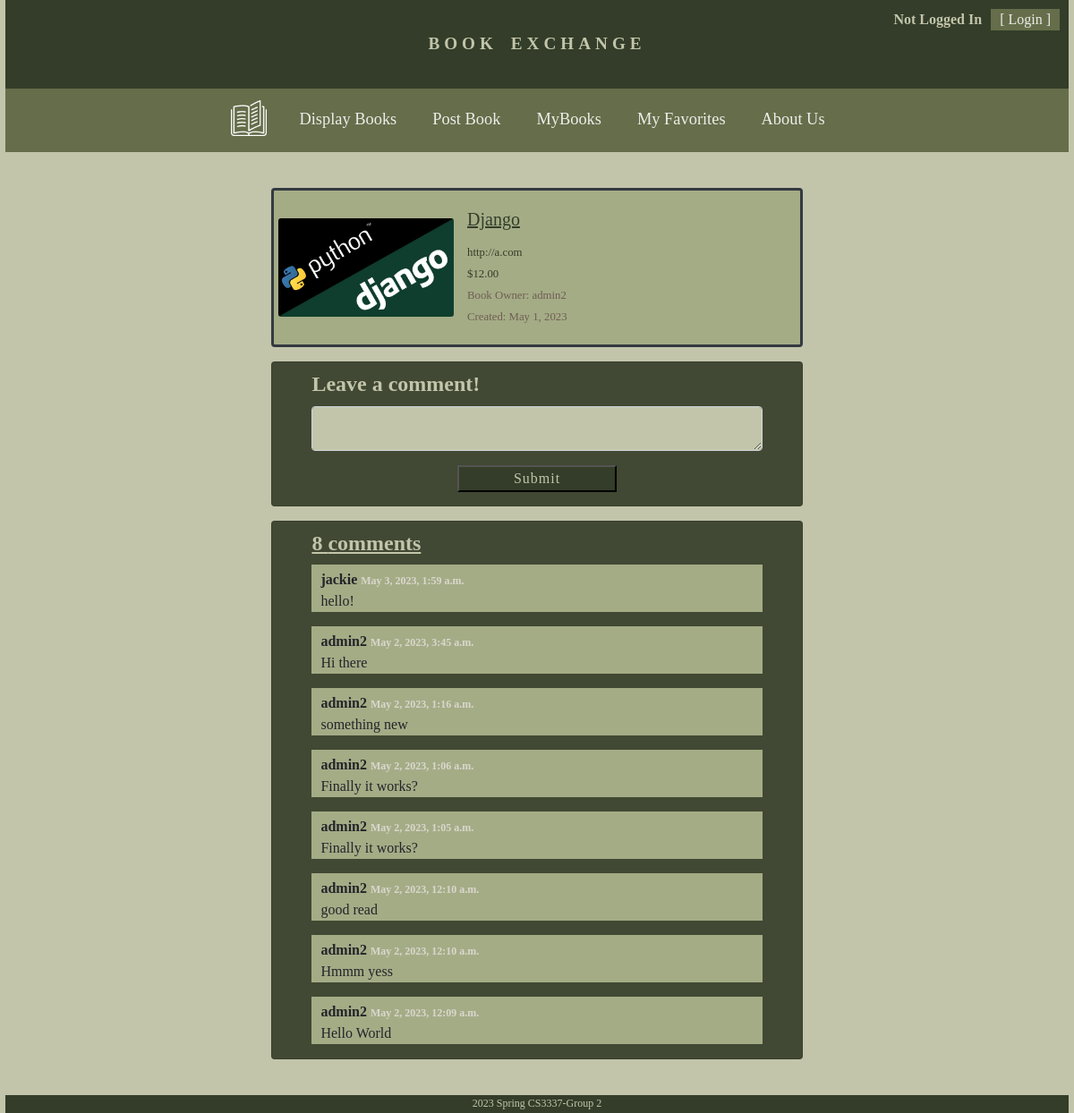
Page /book_detail/1 on the committed database.
### bookMng/models.py (models this page shows, shortened)
class MainMenu(models.Model):
    item = models.CharField(max_length=200, unique=True)
    link = models.CharField(max_length=500, unique=True)

class Book(models.Model):
    name = models.CharField(max_length=200)
    web = models.URLField(max_length=200)
    price = models.DecimalField(decimal_places=2, max_digits=8)
    publishdate = models.DateField(auto_now=True)
    picture = models.FileField(upload_to='bookEx/static/uploads')
    pic_path = models.CharField(max_length=300, editable=False, blank=True)
    username = models.ForeignKey(User, blank=True, null=True, on_delete=models.CASCADE)
    favorite = models.BooleanField(default=False, null=True)
    rated = models.IntegerField(null=True)

class Comment(models.Model):
    book = models.ForeignKey(Book, on_delete=models.CASCADE, related_name='comments')
    username = models.ForeignKey(User, blank=True, null=True, on_delete=models.CASCADE, related_name='comments')
    created_on = models.DateTimeField(auto_now_add=True)
    body = models.TextField()
    up_votes = models.IntegerField(default=0)
    active = models.BooleanField(default=True)
    class Meta:
        ordering = ['up_votes']

### bookMng/views.py (the view)
# urls.py: path('book_detail/<int:book_id>', views.book_detail, name='book_detail'),
def book_detail(request, book_id):
    book = Book.objects.get(id=book_id)
    book.pic_path = book.picture.url[14:]
    comments = book.comments.filter(active=True).order_by("-created_on")
    new_comment = None
    if request.method == 'POST':
        comment_form = CommentForm(data=request.POST)
        if comment_form.is_valid():
            new_comment = comment_form.save(commit=False)
            try:
                new_comment.username = request.user
            except Exception:
                pass
            new_comment.book = book
            new_comment.save()
            return render(request,
                          'bookMng/book_detail.html',
                          {
                              'item_list': MainMenu.objects.all(),
                              'book': book,
                              'comments': comments,
                              'new_comment': new_comment,
                              'comment_form': comment_form,
                          }
                          )
    else:
        comment_form = CommentForm()
    return render(request,
                  'bookMng/book_detail.html',
                  {
                      'item_list': MainMenu.objects.all(),
                      'book': book,
                      'comments': comments,
                      'new_comment': new_comment,
                      'comment_form': comment_form,
                  }
                  )

### bookMng/forms.py
class CommentForm(forms.ModelForm):
    class Meta:
        model = Comment
        fields = ['body', ]
        widgets = {
            'body': Textarea(attrs={
                'style': 'max-width:600px; max-height:50px;'
                         'width:85%; margin: 0 auto; background-color:#C2C5AA;'
                         ,
                'class': "form-control mb-3",
            }),
        }
        labels = {
            'body': '',
        }

### bookEx/templates/bookMng/book_detail.html (shortened to what this page needs)
{% extends "base.html" %}
{% load static %}
{% block sidenav %}
    {% for item in item_list %}
            <li><a style="margin:20px; color:#edede9; font-size:1.15em;" href="{{ item.link }}"> {{item.item}} </a></li>
    {% endfor %}
{% endblock sidenav %}
{% block content %}
<div class="card mb-3 border-dark" style="border-width:3px; border-color:#333D29; width:50%; margin: 0 auto; background-color:#A4AC86;">
  <div class="row no-gutters">
    <div class="col-md-4" style="display: flex; justify-content:center; align-items:center;">
      <img src="{% static book.pic_path %}" style="margin-left:10px;" class="card-img"/>
    </div>
    <div class="col-md-8" >
      <div class="card-body" >
        <h5 style="text-decoration:underline;color:#333D29;" class="card-title">{{book.name}}</h5>
          <span style="color:#333D29; class="card-text"> <small>{{book.web}}</small></span>
          <br><span style="color:#333D29;" class="card-text"> <small>${{book.price}}</small></span>
          <br><span class="card-text"><small style="color:#6f5e53;" >Book Owner: {{book.username}} </small></span>
          <br><span class="card-text"><small style="color:#6f5e53;" >Created: {{book.publishdate}}</small></span>
      </div>
    </div>
  </div>
</div>
<div class="card mb-3" style="width:50%; margin: 0 auto; background-color:#414833;">
    <div class="" style="">
        {% if new_comment %}
        <div class="" style="">
            <h6 style="font-weight:bold; width:85%; margin: 0 auto; color:#C2C5AA; margin-top:10px; margin-bottom:5px;">Comment published.</h6>
        </div>
        {% else %}
        <h4 style="font-weight:bold; width:85%; margin: 0 auto;
         color:#C2C5AA; margin-top:10px; margin-bottom:10px;">Leave a comment!</h4>
        <form method="post" style=" margin-bottom:15px;">
          {{ comment_form }}
            <div style="text-align:center">
          <button type="submit" class="justify-content-center" style="background-color:#333D29; color:#C2C5AA;
          font-size:1em; width:30%; letter-spacing:1px;">Submit</button>
            </div>
        </form>
        {% endif %}
    </div>
</div>
<div class="card mb-3" style="width:50%; margin: 0 auto; background-color:#414833;">
    {% if comments %}
    <div>
        <h4 style="text-decoration:underline; font-weight:bold; width:85%; margin: 0 auto;
         color:#C2C5AA; margin-top:10px; margin-bottom:10px;">{{ comments.count }} comments</h4>
        {% for comment in comments %}
        <div style="width:85%; margin: 0 auto; background-color:#A4AC86;">
          <div style="margin-left:10px; padding-top:5px;">
            <span class="font-weight-bold">
            {{ comment.username }}
            <span style="color:#dad7cd; font-size:0.75em;">
              {{ comment.created_on }}
            </span>
          </span>
              <span style="padding-top:10px; margin-left:10px;"> {{ comment.body | linebreaks }} </span>
          </div>
        </div>
        {% endfor %}
    </div>
    {% else %}
    <h6 style="font-weight:bold; width:85%; margin: 0 auto; color:#C2C5AA; margin-top:10px; margin-bottom:5px;">No comments yet...</h6>
    {% endif %}
</div>
<div style="margin-bottom:20px;">
</div>
{% endblock content %}

### bookEx/templates/base.html (shortened to what this page needs)
{% load static %}
<!DOCTYPE html>
<html lang="en">
<head>
        <link rel="stylesheet" href="https://cdn.jsdelivr.net/npm/bootstrap@4.3.1/dist/css/bootstrap.min.css">
        <link href="{% static 'main.css' %}" rel="stylesheet" type="text/css">
</head>
<body style="width:99%; margin:auto; overflow:scroll;
        background-color:#C2C5AA; align-items:center; font-family: 'Spectral', serif;">
    <div style="">
        <header style="padding-bottom:40px">
            <div style="float:right; margin-top:10px; margin-right:10px;">
                {% if user.is_authenticated %}
                    <span style="margin-top:4px; font-weight:bold; margin-right:10px; color:#C2C5AA;"> hello! {{ user.username }} </span>
                    <a style="float:right; background-color:#656D4A; color:#edede9;
                    padding-left:10px; padding-right:10px" href="{% url 'logout' %}?next=/">[ Logout ] </a>
                {% else %}
                <span style="font-weight:bold; margin-right:10px; color:#C2C5AA;"> Not Logged In </span>
                    <a style="float:right; background-color:#656D4A; color:#edede9;
                    padding-left:10px; padding-right:10px" href="{% url 'login' %}?next=/">[ Login ]</a>
                {% endif %}
            </div>
            <div>
                <aside style="text-transform:uppercase; font-weight:bold; background-color:#333D29; padding-top:35px; padding-bottom:35px;
                    text-align:center; color:#C2C5AA; word-spacing:5px; letter-spacing:5px; font-size:1.2em;">Book Exchange</aside>
            </div>
            <nav style="background-color: #656D4A;" class="navbar navbar-expand-lg navbar-light justify-content-center ">
               <a style="padding-bottom:10px" class="navbar-brand" href="/"> <img src="{% static 'open-book.png' %}" width="40" alt=""></a>
                <div class="justify-content-center">
                <div style="text-align:center;" class="collapse navbar-collapse" id="navbarNavAltMarkup">
                    <div class="navbar-nav">
                {% block sidenav %}{% endblock sidenav %}
                    </div>
              </div>
                </div>
            </nav>
        </header>
    </div>
    <div>
        <section>
            {% block content %}{% endblock content %}
        </section>
    </div>
    <div>
        <footer style=" position:fixed; bottom: 0; width: 99%; height:20px; font-size:0.75em;
            text-align:center; background-color:#333D29; color:#C2C5AA;">
            <p> 2023 Spring CS3337-Group 2 </p>
        </footer>
    </div>
</body>
</html>

### rows in the picture
MainMenu: item "Display Books"
MainMenu: item "Post Book"
MainMenu: item "MyBooks"
MainMenu: item "My Favorites"
MainMenu: item "About Us"
Book: pic_path (picture), name "Django", web "http://a.com", price "12.00", username "admin2", publishdate "May 1, 2023"
Comment: username "jackie", created_on "May 3, 2023, 1:59 a.m.", body "hello!"
Comment: username "admin2", created_on "May 2, 2023, 3:45 a.m.", body "Hi there"
Comment: username "admin2", created_on "May 2, 2023, 1:16 a.m.", body "something new"
Comment: username "admin2", created_on "May 2, 2023, 1:06 a.m.", body "Finally it works?"
Comment: username "admin2", created_on "May 2, 2023, 1:05 a.m.", body "Finally it works?"
Comment: username "admin2", created_on "May 2, 2023, 12:10 a.m.", body "good read"
Comment: username "admin2", created_on "May 2, 2023, 12:10 a.m.", body "Hmmm yess"
Comment: username "admin2", created_on "May 2, 2023, 12:09 a.m.", body "Hello World"

### other values in the picture
{{ comments.count }} "8"
